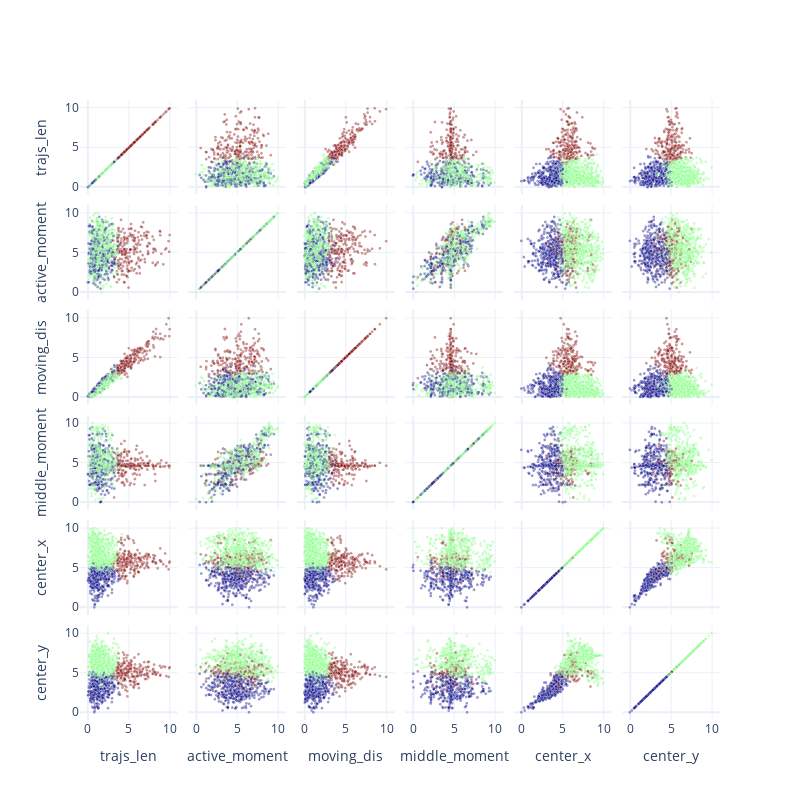

Write notebook code for a chart like this one.
### Code cell
df_cluster['cluster'] = utils.Kmeans(df_cluster,parse_list,3)
myplot.Scatter_Matrix(df_cluster,
                      dimentions = parse_list,
                        color = 'cluster',
                        color_scale='Jet')
df_cluster.cluster.value_counts()

### Figure 1 — Plotly figure (JSON) as saved in the notebook; plotly's stock layout.template omitted (floating-point values rounded to 4 significant figures; data arrays with more than 128 entries replaced by an {"elided": "..."} marker saying what was removed)
{"data": [{"dimensions": [{"label": "trajs_len", "values": {"elided": "1231 float values"}}, {"label": "active_moment", "values": {"elided": "1231 float values"}}, {"label": "moving_dis", "values": {"elided": "1231 float values"}}, {"label": "middle_moment", "values": {"elided": "1231 float values"}}, {"label": "center_x", "values": {"elided": "1231 float values"}}, {"label": "center_y", "values": {"elided": "1231 float values"}}], "marker": {"color": {"elided": "1231 int values"}, "colorscale": [[0, "rgb(0,0,131)"], [0.2, "rgb(0,60,170)"], [0.4, "rgb(5,255,255)"], [0.6, "rgb(255,255,0)"], [0.8, "rgb(250,0,0)"], [1, "rgb(128,0,0)"]], "line": {"color": "white", "width": 0.5}, "opacity": 0.4, "showscale": false, "size": 3}, "type": "splom"}], "layout": {"dragmode": "select", "height": 800, "hovermode": "closest", "width": 800}}
